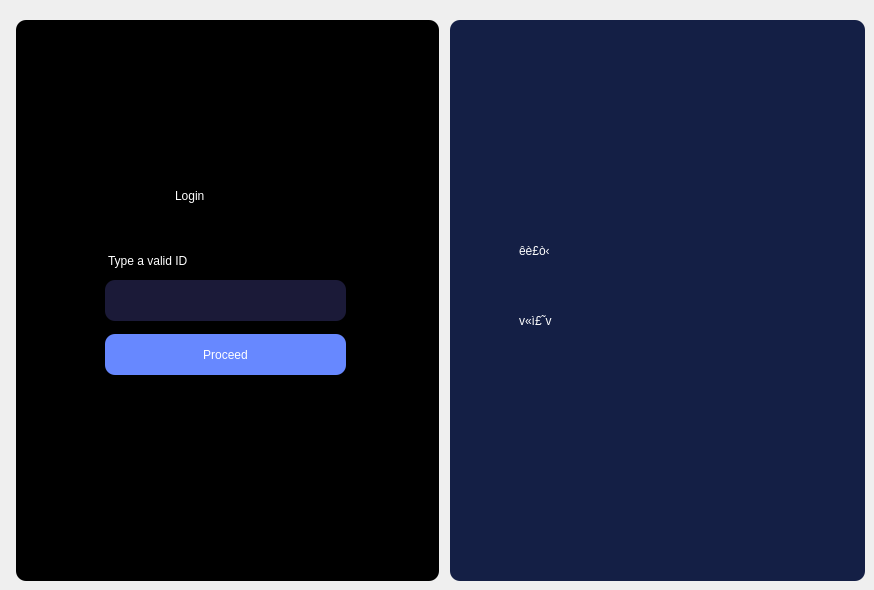
    <widget class="QWidget" name="tab">
     <attribute name="title">
      <string>Login</string>
     </attribute>
     <widget class="QColumnView" name="columnView">
      <property name="geometry">
       <rect>
        <x>450</x>
        <y>20</y>
        <width>415</width>
        <height>561</height>
       </rect>
      </property>
      <property name="styleSheet">
       <string notr="true">background-color:rgb(20, 31, 69);
border-radius: 10px;</string>
      </property>
     </widget>
     <widget class="QLabel" name="sagayam">
      <property name="geometry">
       <rect>
        <x>519</x>
        <y>220</y>
        <width>221</width>
        <height>61</height>
       </rect>
      </property>
      <property name="styleSheet">
       <string notr="true">background-color:rgba(255, 255, 255, 0);
font: 68pt &quot;Tam-Tamil014&quot;;
color: white</string>
      </property>
      <property name="text">
       <string>êè£ò‹</string>
      </property>
     </widget>
     <widget class="QLabel" name="stores">
      <property name="geometry">
       <rect>
        <x>519</x>
        <y>280</y>
        <width>281</width>
        <height>81</height>
       </rect>
      </property>
      <property name="styleSheet">
       <string notr="true">background-color:rgba(255, 255, 255, 0);
font: 68pt &quot;Tam-Tamil014&quot;;
color: white</string>
      </property>
      <property name="text">
       <string>v«ì£˜v</string>
      </property>
     </widget>
     <widget class="QColumnView" name="columnView_2">
      <property name="geometry">
       <rect>
        <x>16</x>
        <y>20</y>
        <width>423</width>
        <height>561</height>
       </rect>
      </property>
      <property name="styleSheet">
       <string notr="true">background-color:rgb(0, 0, 0);
border-radius: 10px;</string>
      </property>
     </widget>
     <widget class="QLabel" name="login_head">
      <property name="geometry">
       <rect>
        <x>175</x>
        <y>170</y>
        <width>131</width>
        <height>51</height>
       </rect>
      </property>
      <property name="styleSheet">
       <string notr="true">background-color:rgba(255, 255, 255, 0);
font: 63 30pt &quot;Poppins SemiBold&quot;;
color: white</string>
      </property>
      <property name="text">
       <string>Login</string>
      </property>
     </widget>
     <widget class="QLineEdit" name="loginInp">
      <property name="geometry">
       <rect>
        <x>105</x>
        <y>280</y>
        <width>241</width>
        <height>41</height>
       </rect>
      </property>
      <property name="styleSheet">
       <string notr="true">color: white;
font: 14pt &quot;Poppins&quot;;
border-radius: 10px;
background-color:rgb(27, 26, 56);
padding:10px;</string>
      </property>
      <property name="text">
       <string/>
      </property>
      <property name="echoMode">
       <enum>QLineEdit::Password</enum>
      </property>
     </widget>
     <widget class="QLabel" name="login_instruction">
      <property name="geometry">
       <rect>
        <x>108</x>
        <y>240</y>
        <width>121</width>
        <height>41</height>
       </rect>
      </property>
      <property name="styleSheet">
       <string notr="true">background-color:rgba(255, 255, 255, 0);
font: 63 11pt &quot;Poppins SemiBold&quot;;
color: white</string>
      </property>
      <property name="text">
       <string>Type a valid ID</string>
      </property>
     </widget>
     <widget class="QPushButton" name="loginBtn">
      <property name="geometry">
       <rect>
        <x>105</x>
        <y>334</y>
        <width>241</width>
        <height>41</height>
       </rect>
      </property>
      <property name="styleSheet">
       <string notr="true">QPushButton#loginBtn {
background-color: #6788FF; /* Background color */
font: 63 11pt &quot;Poppins SemiBold&quot;;
color: white; /* Text color */
outline: 0;
padding: 10px 20px; /* Padding for the button */
border: none; /* Remove default button border */
border-radius: 10px; /* Add some border-radius for a rounded appearance */
}
QPushButton#loginBtn:hover {
cursor: pointer; /* Change cursor to pointer on hover */
background-color: #4c6cbf;
}</string>
      </property>
      <property name="text">
       <string>Proceed</string>
      </property>
      <property name="autoDefault">
       <bool>true</bool>
      </property>
      <property name="default">
       <bool>true</bool>
      </property>
      <property name="flat">
       <bool>false</bool>
      </property>
     </widget>
     <widget class="QLabel" name="loginInfoLbl">
      <property name="geometry">
       <rect>
        <x>150</x>
        <y>394</y>
        <width>161</width>
        <height>21</height>
       </rect>
      </property>
      <property name="styleSheet">
       <string notr="true">background-color:rgba(255, 255, 255, 0);
font: 63 11pt &quot;Poppins SemiBold&quot;;
color: red</string>
      </property>
      <property name="text">
       <string/>
      </property>
     </widget>
    </widget>
